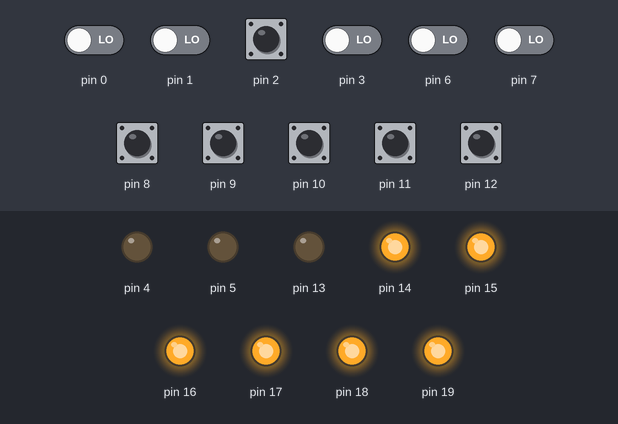
This sketch was run on a simulated Arduino Uno, built for the host (arithmetic inside an expression is 32-bit, double 64-bit). Parts: output pins drawn as LEDs (lit = HIGH). Dashed ring = blinking. The test bench sets the inputs (shaded band); at power-on: pin 2, pin 8–12 HIGH, pin 0, pin 1, pin 3, pin 6, pin 7 LOW.

Above: at 1.2 s.
1.3 s: pin 2 pulled LOW for 0.15 s
At 2.7 s:
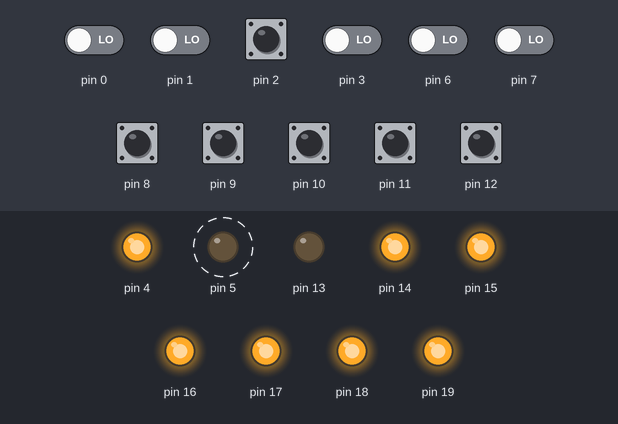
3.0 s: pin 2 pulled LOW for 1 s
At 3.8 s:
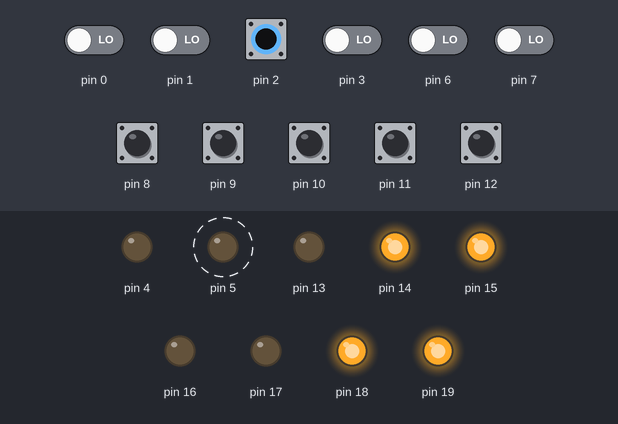
Timing chart, 0 to 13.0 s (numbered marks = the images above; inputs shaded):
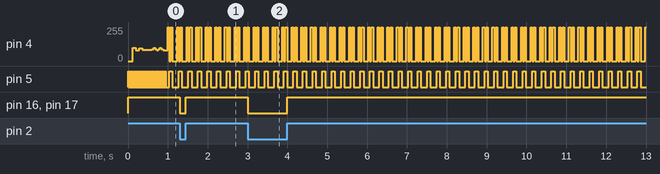

The sketch:

saturn_to_megadrive.ino
```cpp
/*
 * セガサターン パッド -> メガドライブ 3/6ボタンパッド 変換アダプタ
 * Arduino Uno / Nano (ATmega328P, 5V / 16MHz)
 *
 * 2.ino からの変更点 (アップロードされた版の説明をそのまま残している)
 *  1. TH応答を INT0割り込み(約6us) から 割り込み禁止のポーリング(1us未満) に変更
 *     MDのゲームは THを書いてから 1〜2us 程度でデータを読むため、割り込みでは間に合わない
 *  2. Saturn読み出し等の裏の処理は、MDの読み出しが来ない時間帯だけで行う
 *     (読み出し直後 100us〜1.5ms の間、または 100ms 以上読み出しが無いとき)
 *  3. MD側出力を オープンドレイン(DDRC切替) から プッシュプル(PORTC) に変更
 *     Hi-Z -> High の立ち上がりがMD側の弱いプルアップ任せだと遅く、読み出しに間に合わない
 *  4. Mode出力 を Saturn の L、6ボタンモード切替予約 を L+R+Start 同時押し に変更
 *     切替は3ボタンから6ボタンへの一方向。3ボタンに戻すには電源を入れ直す
 *  5. TH に内部プルアップ (ゲームがTHを出力に設定する前の浮きを防ぐ)
 *
 * [LOG] ログ追加版 (この版で追加した部分には [LOG] を付けてある)
 *  ・割り込みを使わず、UARTのTXレジスタを直接使う。ログは裏の処理の時間帯にだけ、
 *    1回に1バイトずつ送る(待たない)ので、THへの応答時間は変わらない。
 *  ・TH立ち下がりの数え上げは、レジスタ上のローカル変数のインクリメント1命令だけ。
 *  ・ログの送信先は Nano の TX(D1) ピン。USB-シリアル変換の RXD につなぐ。
 *    115200bps 8N1。変換器の5Vは接続しない(GNDだけ共通にする)。
 *    変換器が3.3V専用なら、TXに分圧(例 1k+2k)を入れる。
 *  ・本体から給電中でも、USBを挿さずにログが見られる。
 *
 * 配線 (2.ino と同じ)
 *  Saturn側: SEL0=D4(PD4) SEL1=D5(PD5) DATA0..3=D8..D11(PB0..PB3) VCC=5V GND
 *  MD側    : Up=A0 Down=A1 Left=A2 Right=A3 pin6(B/A)=A4 pin9(C/Start)=A5 TH=D2(PD2)
 *            MD pin5 +5V -> 5V, pin8 GND -> GND
 *  LED(D13): 点灯=6ボタン / 消灯=3ボタン / 点滅=切替予約中
 *
 * [LOG] ログの見方
 *  起動時  : "[saturn_to_megadrive poll+log] start"
 *  定期/変化: B=xxxx F=xxxx K=xx m=ST r=ABCD t=HN,LN,LI,HX,AH
 *    B : 前回のログ以降の読み出し回数(THが動いた塊の数)
 *    F : 前回のログ以降のTH立ち下がり回数。0ならTHが検出できていない
 *    K : 1回の読み出しの最大の立ち下がり数 (1〜2: 3ボタン方式 / 3〜4: 6ボタン方式の読み出し)
 *    m : S=現在6ボタンモード(1)/3ボタンモード(0)、T=予約中のモード
 *    r : Saturnから読んだ生データ(押下=0)の16進。左から r0(R X Y Z) r1(右左下上) r2(St A C B) r3(L..)
 *        何も押していないときの正常値は FFFC
 *    t : MDに出す値(PORTC) HI_N, LO_N, LO_ID, HI_X, LO_AH (3F = 全部離し)
 *  イベント: "*Q"      THが100ms以上動かなかった(リセット/起動直後とみなした)
 *            "*MODE 6" / "*MODE 3"  予約したモードを反映した
 */

#include <Arduino.h>
#include <avr/io.h>

#define TH_BIT    0x04      // PD2
#define SEL_MASK  0x30      // PD4=SEL0, PD5=SEL1
#define LED_BIT   0x20      // PB5 (D13)

// Timer1: 分周64 -> 4us/tick。THが変化するたびに 0 に戻す (= 最後の変化からの経過時間)
#define BUSY_TICKS        25     // 100us  これより前は読み出し中とみなし、裏の処理をしない
#define COUNT_RESET_TICKS 375    // 1.5ms  6ボタンのカウンタを戻す。以降は次の読み出しに備えて待機
#define QUIET_TICKS       25000  // 100ms  リセットとみなし、予約モードを反映。裏の処理も再開
#define QUIET_CLAMP       60000  // 16bitカウンタ周回対策

#define BG_DIV    128       // ポーリング何回に1回裏の処理を1ステップ進めるか (約60us)
#define DEBOUNCE  8         // 切替コンボのチャタリング除去 (スキャン回数)

// ---------------------------------------------------------------- [LOG] ここから追加
#define LOG_ENABLE     0    // 0にするとログ関連の処理を止める
#define LOG_HEARTBEAT  512  // 裏の処理を何周したら定期ログを出すか (周期はMDの読み出し頻度で変わる)
#define LOG_MIN_GAP    8    // 値が変化したときのログの最小間隔 (周)
#define TX_BUF_SIZE    128  // 2の累乗
#define TX_MASK        (TX_BUF_SIZE - 1)

static uint8_t txBuf[TX_BUF_SIZE];
static uint8_t txHead = 0, txTail = 0;

static inline uint8_t txFree() { return (uint8_t)(txTail - txHead - 1) & TX_MASK; }

static void txPutc(char c) {
  if (txFree()) { txBuf[txHead] = (uint8_t)c; txHead = (txHead + 1) & TX_MASK; }
}
static void txPuts(const char* s) { while (*s) txPutc(*s++); }
static void txNib(uint8_t n)   { n &= 15; txPutc(n < 10 ? '0' + n : 'A' + n - 10); }
static void txHex8(uint8_t v)  { txNib(v >> 4); txNib(v); }
static void txHex16(uint16_t v){ txHex8(v >> 8); txHex8(v); }

// UARTが空いていれば1バイトだけ渡す。待たない
static inline void txPump() {
  if (txHead != txTail && (UCSR0A & (1 << UDRE0))) {
    UDR0 = txBuf[txTail];
    txTail = (txTail + 1) & TX_MASK;
  }
}

// setup()内だけで使う、待ってから送る版
static void txBlock(const char* s) {
  while (*s) {
    while (!(UCSR0A & (1 << UDRE0))) {}
    UDR0 = (uint8_t)*s++;
  }
}

static uint8_t  lastEdges = 0;
static uint16_t fallsTotal = 0, bursts = 0;
static uint8_t  maxBurst = 0;
// ---------------------------------------------------------------- [LOG] ここまで

// PORTCに書く値 (1=High=離されている)。bit0..5 = A0..A5 = Up Down Left Right pin6 pin9
enum { HI_N, LO_N, LO_ID, HI_X, LO_AH };
//  HI_N : TH=1             U D L R B C
//  LO_N : TH=0 (1,2回目)    U D 0 0 A St
//  LO_ID: TH=0 (3回目)     0 0 0 0 A St   (3ボタン時は LO_N と同じ)
//  HI_X : TH=1 (3回目の後) Z Y X M B C    (3ボタン時は HI_N と同じ)
//  LO_AH: TH=0 (4回目)     1 1 1 1 A St   (3ボタン時は LO_N と同じ)
static uint8_t tbl[5] = {0x3F, 0x33, 0x33, 0x3F, 0x33};

static inline uint8_t loFor(uint8_t c) {   // c回目の立ち下がりで出す値
  return (c == 3) ? tbl[LO_ID] : (c == 4) ? tbl[LO_AH] : tbl[LO_N];
}
static inline uint8_t hiFor(uint8_t c) {   // c回目の立ち下がりの後の立ち上がりで出す値
  return (c == 3) ? tbl[HI_X] : tbl[HI_N];
}

static inline void setSel(uint8_t s) {
  PORTD = (PORTD & ~SEL_MASK) | (s << 4);
}

// THが変化したら経過時間を 0 に戻し、100us後に裏の処理を許可する
static inline void restartQuietTimer() {
  TCNT1 = 0;
  OCR1A = BUSY_TICKS;
  TIFR1 = (1 << OCF1A);
}

// 裏の処理 (OCF1A がセットされている間だけ呼ばれる。1回に1ステップ)
// 戻り値: true = 6ボタンのカウンタを戻す
// [LOG] 引数 edges: loop()が数えているTH立ち下がり回数(8bitで周回)
static bool background(uint8_t edges) {
  static uint8_t step = 0;
  static uint8_t r0 = 0x0F, r1 = 0x0F, r2 = 0x0F, r3 = 0x0F;   // Saturn生データ (押下=0)
  static bool sixMode = false, pending = false, comboStable = false;
  static uint8_t deb = 0, blink = 0;

#if LOG_ENABLE
  txPump();                                   // [LOG] UARTに1バイトだけ渡す
  {                                           // [LOG] 前回の呼び出し以降のTH立ち下がり数 = 読み出し1回分
    uint8_t d = (uint8_t)(edges - lastEdges);
    if (d) {
      lastEdges = edges;
      fallsTotal += d;
      ++bursts;
      if (d > maxBurst) maxBurst = d;
    }
  }
#endif

  uint16_t q = TCNT1;
  if (q < QUIET_TICKS) {
    if (q >= COUNT_RESET_TICKS) {
      // 1.5ms〜100ms: 次の読み出しがいつ来てもいいように何もしない。100ms後に再開
      OCR1A = QUIET_TICKS;
      TIFR1 = (1 << OCF1A);
      return true;
    }
  } else if (q > QUIET_CLAMP) {
    TCNT1 = QUIET_TICKS + 1;    // OCF1A はセットのまま
  }
  bool longQuiet = (q >= QUIET_TICKS);

#if LOG_ENABLE
  {                                           // [LOG] 100ms以上の無信号に入ったことを知らせる
    static bool wasLong = false;
    if (longQuiet && !wasLong && txFree() >= 8) txPuts("*Q\r\n");
    wasLong = longQuiet;
  }
#endif

  switch (step) {
    // Saturn読み出し: 前のステップでセットしたSELの値を読み、次のSELをセット
    // SEL=0: D3..D0 = R  X  Y  Z
    // SEL=1: D3..D0 = Rt Lt Dn Up
    // SEL=2: D3..D0 = St A  C  B
    // SEL=3: D3     = L
    case 0: r0 = PINB & 0x0F; setSel(1); step = 1; break;
    case 1: r1 = PINB & 0x0F; setSel(2); step = 2; break;
    case 2: r2 = PINB & 0x0F; setSel(3); step = 3; break;
    case 3: r3 = PINB & 0x0F; setSel(0); step = 4; break;

    case 4: {   // 出力テーブル作成 (r1 のビット並びが MD の U D L R と一致している)
      uint8_t bc  = (r2 & 0x03) << 4;     // B->pin6, C->pin9
      uint8_t ast = (r2 & 0x0C) << 2;     // A->pin6, Start->pin9
      uint8_t h = r1 | bc;
      uint8_t l = (r1 & 0x03) | ast;
      tbl[HI_N] = h;
      tbl[LO_N] = l;
      if (sixMode) {
        tbl[HI_X]  = (r0 & 0x07) | (r3 & 0x08) | bc;   // Z->Up Y->Down X->Left L(Mode)->Right
        tbl[LO_ID] = ast;
        tbl[LO_AH] = ast | 0x0F;
      } else {
        tbl[HI_X]  = h;
        tbl[LO_ID] = l;
        tbl[LO_AH] = l;
      }
      step = 5;
      break;
    }

    case 5: {   // L+R+Start: 6ボタンモードへの切替予約、リセット検出、LED
      bool combo = !(r3 & 0x08) && !(r0 & 0x08) && !(r2 & 0x08);
      if (combo != comboStable) {
        if (++deb >= DEBOUNCE) {
          comboStable = combo;
          deb = 0;
          if (combo) pending = true;
        }
      } else {
        deb = 0;
      }
      if (longQuiet && sixMode != pending) {
        sixMode = pending;
#if LOG_ENABLE
        if (txFree() >= 16) txPuts(sixMode ? "*MODE 6\r\n" : "*MODE 3\r\n");   // [LOG]
#endif
      }

      bool led = sixMode;
      if (pending != sixMode) led = (++blink >> 6) & 1;
      if (led) PORTB |= LED_BIT; else PORTB &= ~LED_BIT;

#if LOG_ENABLE
      {                                       // [LOG] 定期ログ / 値が変わったときのログ
        static uint16_t lastSnap = 0xFFFF;
        static uint8_t  lastM = 0xFF, gap = 0;
        static uint16_t hbCnt = 0;
        uint16_t snap = (uint16_t)(r0 & 15) | ((uint16_t)(r1 & 15) << 4) |
                        ((uint16_t)(r2 & 15) << 8) | ((uint16_t)(r3 & 15) << 12);
        uint8_t mbits = (sixMode ? 2 : 0) | (pending ? 1 : 0);
        if (gap < 255) ++gap;
        bool changed = (snap != lastSnap) || (mbits != lastM);
        ++hbCnt;
        if ((hbCnt >= LOG_HEARTBEAT) || (changed && gap >= LOG_MIN_GAP)) {
          if (txFree() >= 64) {
            txPuts("B="); txHex16(bursts);
            txPuts(" F="); txHex16(fallsTotal);
            txPuts(" K="); txHex8(maxBurst);
            txPuts(" m="); txNib(sixMode); txNib(pending);
            txPuts(" r="); txNib(r0); txNib(r1); txNib(r2); txNib(r3);
            txPuts(" t="); txHex8(tbl[HI_N]);
            txPutc(',');   txHex8(tbl[LO_N]);
            txPutc(',');   txHex8(tbl[LO_ID]);
            txPutc(',');   txHex8(tbl[HI_X]);
            txPutc(',');   txHex8(tbl[LO_AH]);
            txPuts("\r\n");
            hbCnt = 0; gap = 0;
            lastSnap = snap; lastM = mbits;
            fallsTotal = 0; bursts = 0; maxBurst = 0;
          }
        }
      }
#endif
      step = 0;
      break;
    }
  }
  return false;
}

void setup() {
  // MD側: プッシュプル出力。初期値は全部離し(High)
  PORTC = 0x3F;
  DDRC  = 0x3F;

  // TH: 入力 + プルアップ
  DDRD  &= ~TH_BIT;
  PORTD |=  TH_BIT;

  // Saturn側
  DDRD  |= SEL_MASK;
  setSel(0);
  DDRB  &= ~0x0F;
  PORTB |=  0x0F;           // DATA0..3 プルアップ
// D12: 内部プルアップ (追加)
   DDRB  &= ~(1 << PB4);
   PORTB |=  (1 << PB4);

  DDRB  |=  LED_BIT;

  // Timer1: ノーマルモード、分周64 (Arduinoコアの PWM 設定を解除)
  TCCR1A = 0;
  TCCR1B = (1 << CS11) | (1 << CS10);
  TIMSK1 = 0;
  restartQuietTimer();

#if LOG_ENABLE
  // [LOG] UART0: 送信のみ、115200bps 8N1、割り込みなし
  UCSR0A = (1 << U2X0);
  UBRR0H = 0;
  UBRR0L = 16;                                 // 16MHz, U2X=1 -> 115200bps (誤差 約2%)
  UCSR0C = (1 << UCSZ01) | (1 << UCSZ00);
  UCSR0B = (1 << TXEN0);
  txBlock("\r\n[saturn_to_megadrive poll+log] start\r\n");
#endif
}

void loop() {
  cli();   // 以降、割り込みは一切使わない (loopから戻らない)

  uint8_t cnt = 0;          // THの立ち下がり回数 (6ボタン用)
  uint8_t edges = 0;        // [LOG] THの立ち下がり総数 (8bit周回。ログ用)
  uint8_t div = BG_DIV;
  uint8_t nextLo = loFor(1), nextHi;

  for (;;) {
    // TH=1 の間: 立ち下がりを待つ
    while (PIND & TH_BIT) {
      if ((TIFR1 & (1 << OCF1A)) && !--div) {
        div = BG_DIV;
        if (background(edges)) cnt = 0;
        nextLo = loFor(cnt + 1);
      }
    }
    PORTC = nextLo;           // 検出したら真っ先に出力
    restartQuietTimer();
    ++cnt;
    ++edges;                  // [LOG]
    nextHi = hiFor(cnt);

    // TH=0 の間: 立ち上がりを待つ
    while (!(PIND & TH_BIT)) {
      if ((TIFR1 & (1 << OCF1A)) && !--div) {
        div = BG_DIV;
        if (background(edges)) cnt = 0;
        nextHi = hiFor(cnt);
      }
    }
    PORTC = nextHi;
    restartQuietTimer();
    if (cnt >= 4) cnt = 0;
    nextLo = loFor(cnt + 1);
  }
}
```

Measured:
- after the input at 1.3 s, pin 16, pin 17: HIGH → LOW at once, → HIGH 0.15 s later
- after the input at 3.0 s, pin 16, pin 17: HIGH → LOW at once, → HIGH 1.0 s later
- by itself, pin 4: repeats every 0.24 s: 255/255 0.04 s, 0/255 0.04 s, 255/255 0.04 s, 0/255 0.12 s
- by itself, pin 5: alternates HIGH for 0.08 s and LOW for 0.16 s
